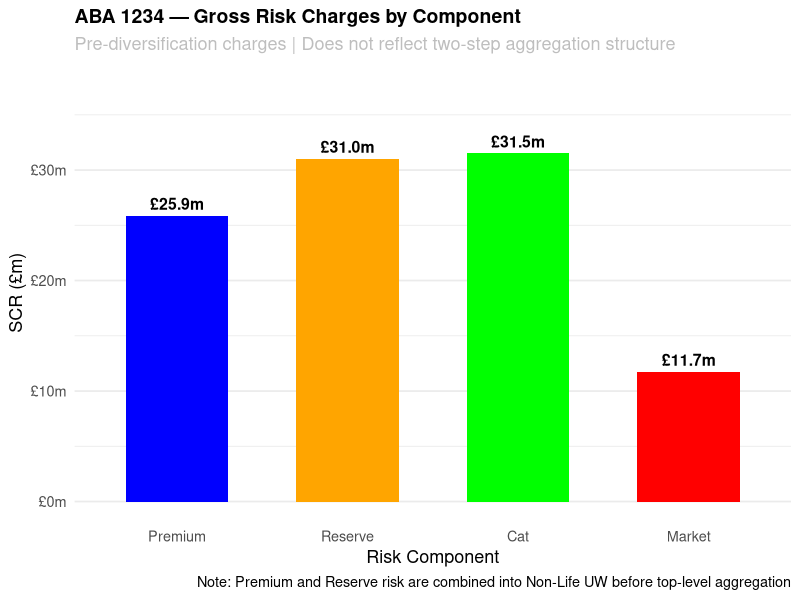

Source code (R): (Note: this script raises an error after producing the figure.)
# =============================================================================
# PROJECT:  Simplified Solvency II-Style Capital Model
#           Hypothetical Lloyd's Syndicate "ABA 1234"
#
# AUTHOR:   Imanga Lankathilaka
# DATE:     May 2026
# VERSION:  1.0
#
# PURPOSE:
#   To build a simple but structurally sound capital model for a
#   hypothetical Lloyd's syndicate, broadly consistent with the Solvency II
#   Standard Formula framework. The model quantifies the Solvency Capital
#   Requirement (SCR) across four key risk modules and aggregates them using
#   a correlation matrix to produce a total capital requirement.
#
# REGULATORY CONTEXT:
#   Under Solvency II (Directive 2009/138/EC), insurers must hold capital
#   equal to the 99.5th percentile Value-at-Risk (VaR) of basic own funds
#   over a one-year time horizon. The Standard Formula provides a prescribed
#   method for calculating the SCR by risk module, using:
#     - Stress factors applied to volumes (premium, reserve, cat, market)
#     - A prescribed correlation matrix to aggregate risk charges
#
#   This model is a simplified approximation of the Standard Formula.
#   It is illustrative only and should not be used for regulatory submissions.
#
# RISK MODULES COVERED:
#   1. Premium Risk    — Potential losses on unearned/future business
#   2. Reserve Risk    — Adverse development of IBNR reserves
#   3. Catastrophe Risk — 1-in-200 catastrophe loss estimate
#   4. Market Risk     — Simplified interest rate / asset value stress
#
# AGGREGATION:
#   Risk charges are combined using a Solvency II-style correlation matrix
#   via the standard quadratic formula:
#   SCR_total = sqrt(sum_i sum_j rho_ij * SCR_i * SCR_j)
#
# PACKAGES REQUIRED:
#   ggplot2   — Visualisation
#   dplyr     — Data manipulation
#   scales    — Axis formatting
#
# LIMITATIONS:
#   - Standard Formula simplifications applied throughout
#   - Cat risk uses a simplified RDS (Reference Damage Scenario) approach
#   - Operational risk not modelled (typically ~3% of BSCR in standard formula)
#   - No allowance for risk mitigation (reinsurance, diversification by LoB)
#   - One-year VaR basis assumed throughout; multi-year risks not considered
#   - Asset portfolio is simplified; credit and liquidity risk excluded
#
# PEER REVIEW STATUS: Draft — prepared for learning purposes, not peer reviewed
# =============================================================================


# -----------------------------------------------------------------------------
# 0. ENVIRONMENT SETUP
# -----------------------------------------------------------------------------

rm(list = ls())       # Clear workspace
set.seed(42)          # Reproducibility

# Install packages if not already present
# repos argument prevents interactive mirror selection prompt
required_packages <- c("ggplot2", "dplyr", "scales")
new_packages <- required_packages[!(required_packages %in%
                                      installed.packages()[, "Package"])]
if (length(new_packages) > 0) {
  install.packages(new_packages, repos = "https://cloud.r-project.org")
}

library(ggplot2)
library(dplyr)
library(scales)

getwd()


# =============================================================================
# 1. SYNDICATE PROFILE — HYPOTHETICAL "ABC 1234"
# =============================================================================
# We define a small-to-mid-size Lloyd's syndicate writing predominantly
# Property and Casualty business. All figures in £millions.
#
# These inputs would come from the syndicate's business plan in practice.
# We keep the portfolio simple: two lines of business.
# =============================================================================

cat("  LLOYD'S SYNDICATE ABA 1234 — CAPITAL MODEL\n")
cat("  Solvency II Standard Formula (Simplified)\n")

# --- Syndicate Overview ---
syndicate_name  <- "ABA 1234"
reporting_year  <- 2026
currency        <- "GBP"

cat(sprintf("Syndicate   : %s\n", syndicate_name))
cat(sprintf("Report Year : %d\n", reporting_year))
cat(sprintf("Currency    : %s(£m)\n\n",currency))

# --- Lines of Business ---
# Property: short-tail, high cat exposure
# Casualty: longer tail, lower cat exposure
# Note: "Casualty" used here consistent with Lloyd's market convention
# In the broader UK GI market this class would typically be termed "Liability"
lob_names       <- c("Property", "Casualty")

# Gross Written Premium (GWP) by line (£m)
gwp             <- c(Property = 80, Casualty = 50)

# Net Earned Premium (NEP) — after reinsurance, ~75% of GWP (simplified)
# In practice this would reflect the actual reinsurance program
nep_ratio       <- 0.75
nep             <- gwp * nep_ratio

# Best estimate loss ratio by line (used in premium risk)
# Reflects actuarial best estimate of ultimate loss ratio
be_loss_ratio   <- c(Property = 0.60, Casualty = 0.65)
# Not used in base case SCR — this model uses NEP as volume measure
# Would be used in an extended model incorporating loss ratio risk explicitly

# Best estimate IBNR reserves by line (£m)
# Represents the net undiscounted best estimate of outstanding claims
be_reserves     <- c(Property = 45, Casualty = 75)

# Asset portfolio (simplified) (£m)
# Mostly bonds — typical for a Lloyd's syndicate

# Weighted average liability duration by line (years)
# Property: short-tail ~1 year average settlement
# Casualty: longer-tail ~4 year average settlement
# Weighted by reserves: (45 x 1 + 75 x 4) / 120 = 2.875 years
liability_duration <- (be_reserves["Property"] * 1 + be_reserves["Casualty"] * 4)/
                      sum(be_reserves)

# Then use it in BEL discounting
discount_rate <- 0.04
bel <- sum(be_reserves) / (1 + discount_rate)^liability_duration

risk_margin    <- bel * 0.08                # Risk margin ~8% of BEL (simplified)
premium_provs  <- sum(gwp) * 0.50 * nep_ratio  # Unearned premium (half year)
tech_provisions <- bel + risk_margin + premium_provs

# Simplified Own Funds (£m)
# Tier 1 capital: members' funds, retained earnings
# In practice, Own Funds = Assets - Technical Provisions (Solvency II basis)
own_funds_tier1 <- 95   # Tier 1 capital (highest quality)
own_funds_tier2 <- 15   # Tier 2 (e.g. subordinated debt, Letters of Credit)
total_own_funds <- own_funds_tier1 + own_funds_tier2

total_assets   <- tech_provisions + total_own_funds

#Asset allocation
bond_allocation <- 0.70  # 70% fixed income
equity_alloc    <- 0.10  # 10% equities
cash_alloc      <- 0.20  # 20% cash / money market

cat("--- SYNDICATE PORTFOLIO SUMMARY ---\n")
cat(sprintf("  GWP (Property)     : £%.0fm\n", gwp["Property"]))
cat(sprintf("  GWP (Casualty)     : £%.0fm\n", gwp["Casualty"]))
cat(sprintf("  Total GWP          : £%.0fm\n", sum(gwp)))
cat(sprintf("  Total NEP          : £%.0fm\n", sum(nep)))
cat(sprintf("  BE Reserves (Prop) : £%.0fm\n", be_reserves["Property"]))
cat(sprintf("  BE Reserves (Cas)  : £%.0fm\n", be_reserves["Casualty"]))
cat(sprintf("  Total BE Reserves  : £%.0fm\n", sum(be_reserves)))
cat(sprintf("  BEL (Discounted)   : £%.0fm\n", bel))
cat(sprintf("  Risk Margin        : £%.0fm\n", risk_margin))
cat(sprintf("  Premium Provisions : £%.0fm\n", premium_provs))
cat(sprintf("  Tech Provisions    : £%.0fm\n", tech_provisions))
cat(sprintf("  Total Assets       : £%.0fm\n\n", total_assets))

# =============================================================================
# 2. RISK MODULE 1 — PREMIUM RISK
# =============================================================================
# Premium risk is the risk of loss on business written or to be written
# during the next 12 months being worse than expected.
#
# Method: Volume-based stress approach (High-level approximation of the Standard Formula)
#   SCR_prem = NEP x sigma_prem x stress_factor
#
# Where:
#   NEP             = Net Earned Premium (volume measure)
#   sigma_prem      = Premium risk standard deviation (by line of business)
#   stress_factor   = 3; Simplified conservative 99.5% capital factor,
#                        allowing for skewness/lognormal-type loss behaviour 
#
# =============================================================================

cat("RISK MODULE 1: PREMIUM RISK\n")

# Standard deviation of premium risk by line (from EIOPA Standard Formula)
# These reflect the inherent volatility of each class of business
sigma_prem <- c(Property = 0.10,   # Property: moderate volatility
                Casualty = 0.13)   # Casualty: higher volatility, longer tail

stress_factor <- 3

# SCR for premium risk by line (£m)
# Note: Standard Formula uses a non-linear formula; we use a simplified
# linear stress for clarity and transparency at this level

scr_prem_vec <- nep * sigma_prem * stress_factor

# Aggregate premium risk SCR across lines using correlation
# Rows/Cols represent the lines of business written by this syndicate:
#   LoB 6 = Fire and other damage to property (Property)
#   LoB 4 = General liability (Casualty/Liability)
# Full 12x12 matrix prescribed by EIOPA — subset here to lines written only

eiopa_lob_corr <- matrix(
  c(1.00, 0.25,   # Property vs Property, Property vs Casualty
    0.25, 1.00),  # Casualty vs Property, Casualty vs Casualty
  nrow = 2,
  ncol = 2,
  dimnames = list(c("Property", "Casualty"),
                  c("Property", "Casualty"))
)

# Aggregate premium risk SCR using EIOPA prescribed LoB correlations
# Quadratic formula: SCR = sqrt( SCR^T x CorrMatrix x SCR )

scr_prem <- sqrt(as.numeric(
  t(scr_prem_vec) %*% eiopa_lob_corr %*% scr_prem_vec
))


cat(sprintf("  NEP (Property)          : £%.1fm\n", nep["Property"]))
cat(sprintf("  NEP (Casualty)          : £%.1fm\n", nep["Casualty"]))
cat(sprintf("  Sigma (Property)        : %.0f%%\n", sigma_prem["Property"] * 100))
cat(sprintf("  Sigma (Casualty)        : %.0f%%\n", sigma_prem["Casualty"] * 100))
cat(sprintf("  SCR Premium (Property)  : £%.1fm\n", scr_prem_vec["Property"]))
cat(sprintf("  SCR Premium (Casualty)  : £%.1fm\n", scr_prem_vec["Casualty"]))
cat("  EIOPA LoB Correlation Matrix:\n")
print(eiopa_lob_corr)
cat(sprintf("  SCR Premium Risk (Total): £%.1fm\n\n", scr_prem))

# =============================================================================
# 3. RISK MODULE 2 — RESERVE RISK
# =============================================================================
# Reserve risk is the risk that best estimate IBNR reserves are insufficient
# to cover the ultimate cost of claims already incurred.
#
# Method: Volume-based stress (Standard Formula approach)
#   SCR_res = BE_Reserves x sigma_res x stress_factor
#
# Where:
#   BE_Reserves     = Best estimate net IBNR reserves (volume measure)
#   sigma_res       = Reserve risk standard deviation by lin
#   stress_factor   = 3; Simplified conservative 99.5% capital factor,
#                        allowing for skewness/lognormal-type loss behaviour
#
# Key point: Reserve risk sigma tends to be lower than premium risk sigma
# for the same line, as reserves are already informed by claims experience.
# =============================================================================

cat("RISK MODULE 2: RESERVE RISK\n")

# Reserve risk standard deviations by line (EIOPA Standard Formula values)
sigma_res <- c(Property = 0.10,   # Property: well-developed triangles
               Casualty = 0.11)   # Casualty: more tail uncertainty



# SCR for reserve risk by line (£m)
scr_res_vec <- be_reserves * sigma_res * stress_factor

# Aggregate reserve risk SCR using same correlation structure as premium
scr_res <- sqrt(as.numeric(
  t(scr_res_vec) %*% eiopa_lob_corr %*% scr_res_vec
))

cat(sprintf("  BE Reserves (Property)  : £%.1fm\n", be_reserves["Property"]))
cat(sprintf("  BE Reserves (Casualty)  : £%.1fm\n", be_reserves["Casualty"]))
cat(sprintf("  Sigma (Property)        : %.0f%%\n", sigma_res["Property"] * 100))
cat(sprintf("  Sigma (Casualty)        : %.0f%%\n", sigma_res["Casualty"] * 100))
cat(sprintf("  SCR Reserve (Property)  : £%.1fm\n", scr_res_vec["Property"]))
cat(sprintf("  SCR Reserve (Casualty)  : £%.1fm\n", scr_res_vec["Casualty"]))
cat("  EIOPA LoB Correlation Matrix:\n")
print(eiopa_lob_corr)
cat(sprintf("  SCR Reserve Risk (Total): £%.1fm\n\n", scr_res))


# =============================================================================
# 4. RISK MODULE 3 — CATASTROPHE RISK
# =============================================================================
# Catastrophe risk is the risk of loss from a single large event or series
# of events — e.g. a major UK windstorm or US hurricane.
#
# Method: Reference Damage Scenario (RDS) approach
#   We define a 1-in-200 catastrophe scenario for each peril and take the
#   largest single event loss net of reinsurance as the cat SCR.
#
# This is a simplification of the Standard Formula Cat module, which uses
# prescribed scenarios or an internal cat model.
# In Lloyd's practice, syndicates typically use vendor cat models
# (RMS, AIR) to produce exceedance probability curves.
#
# Perils modelled:
#   - UK Windstorm (main nat cat peril for UK Property)
#   - US Hurricane (common Lloyd's cat exposure via open market)
# =============================================================================

cat("RISK MODULE 3: CATASTROPHE RISK\n")

# 1-in-200 gross loss scenarios by peril (£m)
# These are illustrative RDS losses — in practice from a cat model output
cat_scenarios_gross <- c(
  UK_Windstorm  = 60,    # Large UK winter storm event
  US_Hurricane  = 90     # Major Gulf of Mexico hurricane making landfall
)

# Reinsurance recovery rate per peril
# Property XL programme provides meaningful protection
ri_recovery_rate <- c(
  UK_Windstorm  = 0.60,   # 60% recovered under property cat XL
  US_Hurricane  = 0.65    # 65% recovered (higher limit purchased for US)
)

# Net cat loss per peril after reinsurance recovery
cat_scenarios_net <- cat_scenarios_gross * (1 - ri_recovery_rate)

# SCR cat = largest single net peril loss (conservative, simplified approach)
# Standard Formula would aggregate across perils using prescribed correlations
scr_cat <- max(cat_scenarios_net)
dominant_peril <- names(which.max(cat_scenarios_net))

cat(sprintf("  UK Windstorm (Gross)    : £%.1fm\n", cat_scenarios_gross["UK_Windstorm"]))
cat(sprintf("  UK Windstorm (Net RI)   : £%.1fm\n", cat_scenarios_net["UK_Windstorm"]))
cat(sprintf("  US Hurricane (Gross)    : £%.1fm\n", cat_scenarios_gross["US_Hurricane"]))
cat(sprintf("  US Hurricane (Net RI)   : £%.1fm\n", cat_scenarios_net["US_Hurricane"]))
cat(sprintf("  Dominant Peril          : %s\n", dominant_peril))
cat(sprintf("  SCR Catastrophe Risk    : £%.1fm\n\n", scr_cat))


# =============================================================================
# 5. RISK MODULE 4 — MARKET RISK (SIMPLIFIED)
# =============================================================================
# Market risk is the risk of loss from adverse movements in financial markets
# — interest rates, equity prices, credit spreads, currency, etc.
#
# Method: ALM Net Shock Approach (interest rate) + Prescribed Stress (equity)
#
# 5.1 Interest Rate Risk
#   Both upward and downward parallel shift shocks applied to the balance sheet
#   consistent with Solvency II Standard Formula interest rate sub-module.
#   The net impact is calculated on an ALM basis:
#     Rate UP   (+100bps): Bond prices fall, technical provisions decrease
#     Rate DOWN (-75bps) : Bond prices rise, technical provisions increase
#   SCR = max(net_loss_up, net_loss_down, 0)
#
#   Note: EIOPA prescribes term-structure shocks (different bps by maturity)
#   not a flat parallel shift. A parallel shock is used here as a simplification
#   — this understates risk for portfolios with significant long-duration
#   bond exposure. Liability duration of 2.875 years defined in Section 1
#   and referenced consistently here.
#
# 5.2 Equity Risk
#   39% stress applied to Type 1 equities (listed equities in EEA/OECD markets)
#   consistent with Solvency II Standard Formula equity sub-module.
#
# 5.3 Cash
#   No stress applied — assumed risk-free in this simplified model.
#
# Sub-modules aggregated by simple summation (conservative — no diversification
# benefit taken). Standard Formula prescribes a correlation matrix across
# market risk sub-modules which would reduce the total market risk SCR.
#
# Sub-modules NOT modelled (limitations):
#   - Spread risk        : Credit spread widening on bond portfolio
#   - Currency risk      : FX movements on non-GBP exposures
#   - Property risk      : Direct real estate holdings (none assumed)
#   - Concentration risk : Single counterparty exposure limits
# =============================================================================

cat("RISK MODULE 4: MARKET RISK (SIMPLIFIED)\n")

# Asset values by class (£m)
asset_bonds    <- total_assets * bond_allocation
asset_equity   <- total_assets * equity_alloc
asset_cash     <- total_assets * cash_alloc

# 5.1 Interest Rate risk module (ALM Net Shock Approach)

bond_duration        <- 3.0      # years (typical for short-duration insurer portfolio)
# liability_duration= 2.875 yrs, Weighted average duration of liabilities as per section 1

# Shocks defined (EIOPA currency-specific shocks are curve-dependent, parallel approximations used here)
rate_stress_up     <- 0.0100    # +100 basis points
rate_stress_down   <- 0.0075    # -75 basis points (prescribed for GBP/EUR at short durations)

# Convention: net_loss = loss on assets - gain on liabilities (or vice versa)
# Positive value = net loss to the syndicate

# Scenario A: Interest Rate UP Shock

# Bond stress: simplified duration-based interest rate stress
# Interest rate UP shock — decrease Bond price
bond_loss_up      <- asset_bonds * bond_duration * rate_stress_up 
tp_decrease_up    <- tech_provisions * liability_duration * rate_stress_up 
net_loss_up       <- bond_loss_up - tp_decrease_up


# Scenario B: Interest Rate DOWN Shock

bond_gain_down       <- asset_bonds * bond_duration * rate_stress_down
tp_increase_down     <- tech_provisions * liability_duration * rate_stress_down
net_loss_down        <- tp_increase_down - bond_gain_down


# SCR interest rate = worse of up and down shock, floored at zero
scr_interest <- max(net_loss_up, net_loss_down,0)
dominant_shock <- ifelse(net_loss_up >= net_loss_down, "Rate Up", "Rate Down")

# 5.2 Equity stress

# Standard Formula prescribes 39% stress for Type 1 equities
equity_stress_pct <- 0.39
equity_loss  <- asset_equity * equity_stress_pct

# 5.3 Cash
# Cash assumed risk-free in this simplified model
cash_loss    <- 0   

# Market risk SCR = sum of stressed losses (simplified, no diversification)
# In Standard Formula, sub-modules are correlated; we conservatively sum here
scr_market <- scr_interest + equity_loss + cash_loss

cat(sprintf("  Bond Portfolio Value    : £%.1fm (Duration: %.1f yrs)\n", asset_bonds, bond_duration))
cat(sprintf("  Net Technical Provisions: £%.1fm (Duration: %.1f yrs)\n", tech_provisions, liability_duration))
cat(sprintf("  Rate Up Net Loss        : £%.1fm\n", net_loss_up))
cat(sprintf("  Rate Down Net Loss      : £%.1fm\n", net_loss_down))
cat(sprintf("  Dominant Interest Shock : %s\n", dominant_shock))
cat(sprintf("  SCR Interest Rate (Net) : £%.1fm\n", scr_interest))
cat(sprintf("  Equity Portfolio Value  : £%.1fm (Stress: %.0f%%)\n", asset_equity, equity_stress_pct * 100))
cat(sprintf("  SCR Equity Risk         : £%.1fm\n", equity_loss))
cat(sprintf("  SCR Market Risk (Total) : £%.1fm\n\n", scr_market))


# =============================================================================
# 6. AGGREGATION — TOTAL SCR
# =============================================================================
# Two-step aggregation consistent with Solvency II Standard Formula structure
# (Delegated Regulation 2015/35, Annex IV)
#
# STEP 1: Premium + Reserve → Non-Life Underwriting Risk (rho = 0.50)
# STEP 2: Non-Life UW + Cat + Market → Total SCR (top-level corr matrix)
#
# LIMITATIONS:
#   Non-Life UW usually included Catastrophe Risk along with Lapse Risk
#   however is this model Catastrophe Risk is used in the top level.
#   Operational risk, counterparty default risk, and life/health risk
#   sub-modules not modelled — this model covers non-life underwriting
#   and market risk only.
# =============================================================================

cat("AGGREGATION: TOTAL SCR\n")
cat("  Standard Formula Two-Step Aggregation Structure\n")


# STEP 1: INNER AGGREGATION — Non-Life Premium & Reserve Risk

# Prescribed correlation of 0.50 between premium and reserve risk
# Source: Solvency II Delegated Regulation (EU) 2015/35, Annex IV
corr_prem_res   <- 0.50
scr_nl_prem_res <- sqrt(scr_prem^2 + scr_res^2 +
                          2 * corr_prem_res * scr_prem * scr_res)


# STEP 2: TOP-LEVEL AGGREGATION

scr_top_modules <- c(
  NonLife_UW  = as.numeric(scr_nl_prem_res),
  Catastrophe = as.numeric(scr_cat),
  Market      = as.numeric(scr_market)
)

n_top <- length(scr_top_modules)

# Top-level correlation matrix
# Non-Life UW vs Cat    = 0.25 
# Non-Life UW vs Market = 0.25 
# Cat vs Market         = 0.00 (catastrophe events not assumed to move markets)
corr_matrix_top <- matrix(
  c(1.00, 0.25, 0.25,
    0.25, 1.00, 0.00,
    0.25, 0.00, 1.00),
  nrow = n_top, ncol = n_top,
  dimnames = list(names(scr_top_modules), names(scr_top_modules))
)

cat("  Top-Level Regulatory Correlation Matrix:\n")
print(round(corr_matrix_top, 2))
cat("\n")

# Total SCR via quadratic aggregation formula
scr_total <- sqrt(as.numeric(
  t(scr_top_modules) %*% corr_matrix_top %*% scr_top_modules
))

# Simple sum across all four base risks — for diversification comparison
scr_sum_no_div  <- sum(scr_prem, scr_res, scr_cat, scr_market)
div_benefit     <- scr_sum_no_div - scr_total
div_benefit_pct <- (div_benefit / scr_sum_no_div) * 100

# -------------------------------------------------------------
# OUTPUT
# -------------------------------------------------------------
cat(sprintf("  SCR Premium Risk        : £%.1fm\n", scr_prem))
cat(sprintf("  SCR Reserve Risk        : £%.1fm\n", scr_res))
cat(sprintf("  [Non-Life UW Sub-Total] : £%.1fm\n", scr_nl_prem_res))
cat(sprintf("  SCR Catastrophe Risk    : £%.1fm\n", scr_cat))
cat(sprintf("  SCR Market Risk         : £%.1fm\n", scr_market))
cat("  ---------------------------------------\n")
cat(sprintf("  Sum (no diversification): £%.1fm\n", scr_sum_no_div))
cat(sprintf("  Diversification Benefit : £%.1fm (%.1f%%)\n",
            div_benefit, div_benefit_pct))
cat(sprintf("  TOTAL SCR               : £%.1fm\n\n", scr_total))

# =============================================================================
# 7. OWN FUNDS & SOLVENCY POSITION
# =============================================================================
# The Solvency Capital Requirement alone is insufficient — we also need to
# assess the syndicate's available capital (Own Funds) to determine whether
# it is adequately capitalised.
#
# Solvency Ratio = Eligible Own Funds / SCR
# A ratio > 100% means the syndicate meets its capital requirement.
# Lloyd's syndicates are typically capitalised well above 100% (Funds at Lloyd's)
# =============================================================================

cat("SOLVENCY POSITION\n")


# Solvency ratio
solvency_ratio  <- (total_own_funds / scr_total) * 100

# Capital surplus / deficit
capital_surplus <- total_own_funds - scr_total

cat(sprintf("  Tier 1 Own Funds        : £%.1fm\n", own_funds_tier1))
cat(sprintf("  Tier 2 Own Funds        : £%.1fm\n", own_funds_tier2))
cat(sprintf("  Total Own Funds         : £%.1fm\n", total_own_funds))
cat(sprintf("  Total SCR               : £%.1fm\n", scr_total))
cat(sprintf("  Capital Surplus         : £%.1fm\n", capital_surplus))
cat(sprintf("  Solvency Ratio          : %.0f%%\n\n", solvency_ratio))

if (solvency_ratio >= 130) {
  cat("  STATUS: Well capitalised (Solvency Ratio > 130%)\n\n")
} else if (solvency_ratio >= 100) {
  cat("  STATUS: Adequately capitalised (Solvency Ratio 100-130%)\n\n")
} else {
  cat("  STATUS: WARNING — Solvency Ratio below 100%. Capital action required.\n\n")
}


# =============================================================================
# 8. VISUALISATION
# =============================================================================
# Three charts:
#   (a) SCR waterfall by risk module
#   (b) Solvency position (own funds vs SCR)
#   (c) Diversification benefit illustration
# =============================================================================
# --- 8a. Gross Risk Charges by Component (Pre-Diversification) ---
# Shows where risk originates before any aggregation
# Four individual module charges — useful for understanding risk drivers

scr_df <- data.frame(
  Module = c("Premium", "Reserve", "Cat", "Market"),
  SCR    = c(scr_prem, scr_res, scr_cat, scr_market)
)
scr_df$Module <- factor(scr_df$Module, levels = scr_df$Module)

p1a <- ggplot(scr_df, aes(x = Module, y = SCR, fill = Module)) +
  geom_bar(stat = "identity", width = 0.6) +
  geom_text(aes(label = sprintf("£%.1fm", SCR)),
            vjust = -0.5, size = 4, fontface = "bold") +
  scale_fill_manual(values = c(
    Premium  = "blue",
    Reserve  = "orange",
    Cat      = "green",
    Market   = "red"
  )) +
  scale_y_continuous(
    labels = label_comma(prefix = "£", suffix = "m"),
    limits = c(0, max(scr_prem, scr_res, scr_cat, scr_market) * 1.2)
  ) +
  labs(
    title    = sprintf("%s — Gross Risk Charges by Component", syndicate_name),
    subtitle = "Pre-diversification charges | Does not reflect two-step aggregation structure",
    x        = "Risk Component",
    y        = "SCR (£m)",
    caption  = "Note: Premium and Reserve risk are combined into Non-Life UW before top-level aggregation"
  ) +
  theme_minimal(base_size = 13) +
  theme(
    plot.title         = element_text(face = "bold", size = 14),
    plot.subtitle      = element_text(colour = "grey"),
    legend.position    = "none",
    panel.grid.major.x = element_blank()
  )

print(p1a)

ggsave("charts/01a_gross_risk_charges.png", plot = p1a,
       width = 10, height = 6, dpi = 150)

# --- 8b. Aggregated SCR by Top-Level Module (Standard Formula Structure) ---
# Shows the three top-level modules after Step 1 inner aggregation
# Consistent with the two-step Standard Formula aggregation in Section 6

scr_top_df <- data.frame(
  Module = c("Non-Life UW\n(Prem + Res)", "Catastrophe", "Market"),
  SCR    = c(scr_nl_prem_res, scr_cat, scr_market)
)
scr_top_df$Module <- factor(scr_top_df$Module, levels = scr_top_df$Module)

p1b <- ggplot(scr_top_df, aes(x = Module, y = SCR, fill = Module)) +
  geom_bar(stat = "identity", width = 0.6) +
  geom_text(aes(label = sprintf("£%.1fm", SCR)),
            vjust = -0.5, size = 4, fontface = "bold") +
  # Add total SCR reference line
  geom_hline(yintercept = scr_total, linetype = "dashed",
             colour = "grey", linewidth = 0.8) +
  annotate("text",
           x     = 3.4,
           y     = scr_total,
           label = sprintf("Total SCR\n£%.1fm", scr_total),
           size  = 3.5, colour = "grey", hjust = 0) +
  scale_fill_manual(values = c(
    "Non-Life UW\n(Prem + Res)" = "blue",
    "Catastrophe"               = "green",
    "Market"                    = "red"
  )) +
  scale_y_continuous(
    labels = label_comma(prefix = "£", suffix = "m"),
    limits = c(0, max(scr_nl_prem_res, scr_cat, scr_market) * 1.3)
  ) +
  labs(
    title    = sprintf("%s — SCR by Top-Level Module", syndicate_name),
    subtitle = "Post Step-1 aggregation | Consistent with Standard Formula two-step structure",
    x        = "Top-Level Module",
    y        = "SCR (£m)",
    caption  = paste0("Total SCR (£", round(scr_total, 1),
                      "m) reflects diversification across all three modules")
  ) +
  theme_minimal(base_size = 13) +
  theme(
    plot.title         = element_text(face = "bold", size = 14),
    plot.subtitle      = element_text(colour = "grey"),
    legend.position    = "none",
    panel.grid.major.x = element_blank()
  )

print(p1b)

ggsave("charts/01b_top_level_modules.png", plot = p1b,
       width = 10, height = 6, dpi = 150)

# --- 8b. Solvency Position (Own Funds vs SCR) ---

solvency_df <- data.frame(
  Category = factor(c("SCR", "Capital Surplus"),
                    levels = c("SCR", "Capital Surplus")),
  Amount   = c(scr_total, capital_surplus)
)

p2 <- ggplot(solvency_df, aes(x = "Own Funds", y = Amount, fill = Category)) +
  geom_bar(stat = "identity", width = 0.4) +
  geom_hline(yintercept = scr_total, linetype = "dashed",
             colour = "red", linewidth = 1) +
  annotate("text", x = 1.3, y = scr_total,
           label = sprintf("SCR: £%.1fm", scr_total),
           colour = "red", size = 4, fontface = "bold") +
  annotate("text", x = 1, y = scr_total / 2,
           label = sprintf("£%.1fm\n(%.0f%%)", scr_total, 100),
           colour = "white", size = 4.5, fontface = "bold") +
  annotate("text", x = 1, y = scr_total + capital_surplus / 2,
           label = sprintf("£%.1fm surplus", capital_surplus),
           colour = "white", size = 4, fontface = "bold") +
  scale_fill_manual(values = c("SCR" = "blue",
                               "Capital Surplus" = "green")) +
  scale_y_continuous(labels = label_comma(prefix = "£", suffix = "m")) +
  labs(
    title    = sprintf("%s — Solvency Position", syndicate_name),
    subtitle = sprintf("Eligible Own Funds vs SCR | Solvency Ratio: %.0f%%",
                       solvency_ratio),
    x        = NULL,
    y        = "Amount (£m)",
    fill     = NULL,
    caption  = "Red dashed line = SCR threshold (minimum capital requirement)"
  ) +
  theme_minimal(base_size = 13) +
  theme(
    plot.title    = element_text(face = "bold", size = 14),
    plot.subtitle = element_text(colour = "grey"),
    legend.position = "bottom"
  )

print(p2)

ggsave("charts/02_solvency_position.png", plot = p2,
       width = 8, height = 7, dpi = 150)

# --- 8c. Diversification Benefit Illustration ---

div_df <- data.frame(
  Scenario = factor(c("Simple Sum\n(No Diversification)", "Total SCR\n(With Correlation)"),
                    levels = c("Simple Sum\n(No Diversification)", "Total SCR\n(With Correlation)")),
  Amount   = c(scr_sum_no_div, scr_total)
)

p3 <- ggplot(div_df, aes(x = Scenario, y = Amount, fill = Scenario)) +
  geom_bar(stat = "identity", width = 0.5) +
  geom_text(aes(label = sprintf("£%.1fm", Amount)),
            vjust = -0.5, size = 4.5, fontface = "bold") +
  annotate("segment",
           x = 1, xend = 2,
           y = scr_sum_no_div * 1.05, yend = scr_sum_no_div * 1.05,
           arrow = arrow(ends = "both", length = unit(0.2, "cm")),
           colour = "grey") +
  annotate("text", x = 1.5, y = scr_sum_no_div * 1.09,
           label = sprintf("Diversification benefit: £%.1fm (%.0f%%)",
                           div_benefit, div_benefit_pct),
           size = 3.8, colour = "grey") +
  scale_fill_manual(values = c(
    "Simple Sum\n(No Diversification)" = "orange",
    "Total SCR\n(With Correlation)"    = "blue"
  )) +
  scale_y_continuous(labels = label_comma(prefix = "£", suffix = "m"),
                     limits = c(0, scr_sum_no_div * 1.25)) +
  labs(
    title    = sprintf("%s — Diversification Benefit", syndicate_name),
    subtitle = "Impact of inter-module correlation on total SCR",
    x        = NULL,
    y        = "SCR (£m)",
    caption  = "Diversification benefit = reduction in SCR from correlation vs simple summation"
  ) +
  theme_minimal(base_size = 13) +
  theme(
    plot.title      = element_text(face = "bold", size = 14),
    plot.subtitle   = element_text(colour = "grey"),
    legend.position = "none",
    panel.grid.major.x = element_blank()
  )

print(p3)

ggsave("charts/03_diversification_benefit.png", plot = p3,
       width = 10, height = 6, dpi = 150)

cat("=================================================================\n")
cat("END OF SCRIPT\n")
cat("=================================================================\n")
